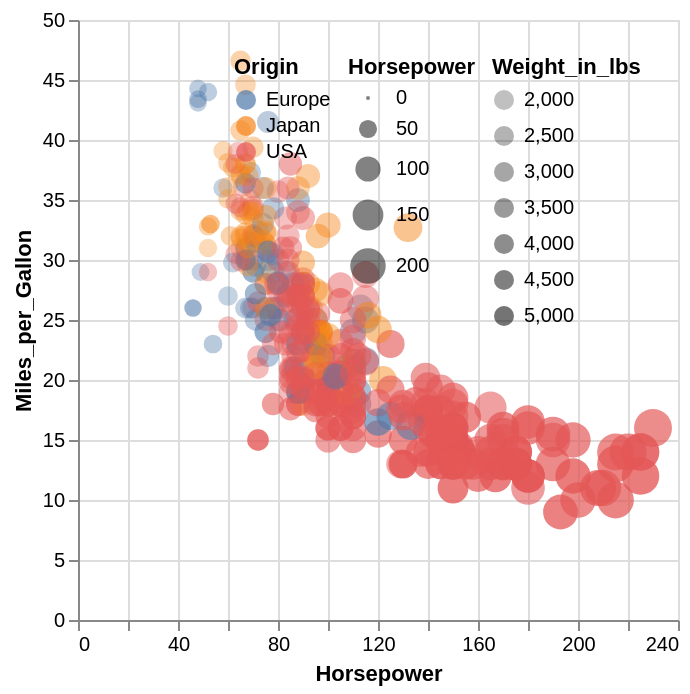

Vega-Lite specification for this chart:
### Vega-Lite specification from a JSON file in a GitHub repository (floating-point values rounded to 4 significant figures; data arrays with more than 128 entries replaced by an {"elided": "..."} marker saying what was removed)
{"$schema": "https://vega.github.io/schema/vega-lite/v5.json", "data": {"values": {"elided": "406 records"}}, "encoding": {"color": {"field": "Origin", "legend": {"orient": "top-right"}, "type": "nominal"}, "opacity": {"field": "Weight_in_lbs", "legend": {"orient": "top-right"}, "type": "quantitative"}, "size": {"field": "Horsepower", "legend": {"orient": "top-right"}, "type": "quantitative"}, "x": {"field": "Horsepower", "type": "quantitative"}, "y": {"field": "Miles_per_Gallon", "type": "quantitative"}}, "height": 300, "mark": "circle", "width": 300}
